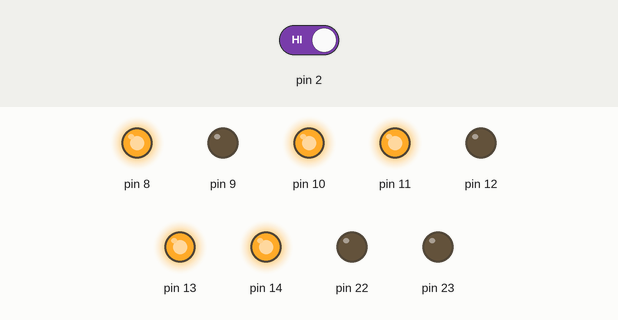
This sketch was run on a simulated Arduino Uno, built with avr-gcc and run on an emulated ATmega328P. Parts: output pins drawn as LEDs (lit = HIGH). Dashed ring = blinking. The inputs (shaded band) are chosen by the test bench; at power-on: pin 2 HIGH.

Above: at 5.0 s.
5.1 s: pin 2 driven LOW
At 5.35 s:
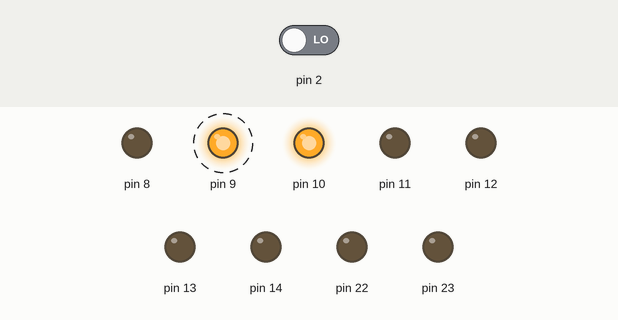
At 6.35 s:
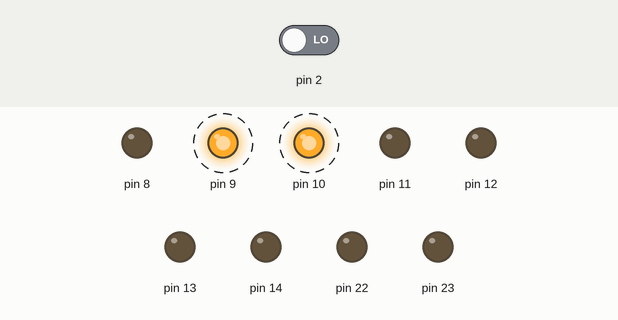
Timing chart, 0 to 15.6 s (numbered marks = the images above; inputs shaded):
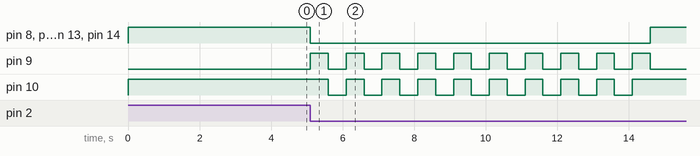

Measured:
- after the input at 5.1 s, pin 8, pin 11, pin 13, pin 14: HIGH → LOW at once, → HIGH 9.5 s later; pin 9: alternates HIGH for 0.50 s and LOW for 0.50 s, starting at once; pin 10: alternates HIGH for 0.50 s and LOW for 0.50 s, 18 changes in all, then stays HIGH, starting after 0.50 s

The sketch:

sample_solution.ino
```cpp
#include <avr/io.h>
#include <avr/interrupt.h>

volatile bool halfsec_elapsed = false;
volatile bool button_pressed = false;

int main(void)
{
  DDRB = 0xFF;
  DDRC |= (1<<0);
  DDRD &= ~(1<<2); // INT0 external interrupt

  //Display number 5
  PORTC |= (1<<0);
  PORTB = B00101101;

  //enable interrupts
  EIMSK |= (1<<INT0); //enable PORTD2 as external interrupt
  EICRA |= (1<<ISC01); // Detect on falling edge
  EIFR |= (1<<INTF0); // Clear flag

  TCCR1B |= (1 << WGM12); // Turn on the CTC mode for Timer 1
  TCCR1B |= (1 << CS12 ); // Set up Timer 1 with the prescaler of 256
  OCR1A = 31249;    // Set CTC compare value to 1Hz at 16 MHz AVR clock , with a prescaler of 256
  sei();        //Enable the Global Interrupt Bit

  int count = 0; //initialize couting value

  while (1){
    if (button_pressed)      { // button_pressed 1 pressed
    PORTB = 0x00;
    PORTC &= ~(1<<0);
        while (count < 20) { // pattern 2 flashes as 1Hz frequency 10 times
        if (halfsec_elapsed)
        {
          if (PORTB == B00000110)
          {
            PORTB = 0x00;
            PORTC &= ~(1<<0);
          }
          else
          {
            PORTB = B00000110;
            PORTC |= ~(1<<0);
          }
          count++;
          halfsec_elapsed = false;
        }
      }
    count = 0; // reset count value
    // change to default pattern - Number 5
    PORTC |= (1<<0);
    PORTB = B00101101;
    button_pressed = false;
    }
  }
}

ISR (INT0_vect)
{
  button_pressed = true;
  TCNT1 = 0;
  TIMSK1 = 1<<OCIE1A;     // Enable Output Compare A Match Interrupt
}

ISR ( TIMER1_COMPA_vect )
{

  halfsec_elapsed = true;
}
```
